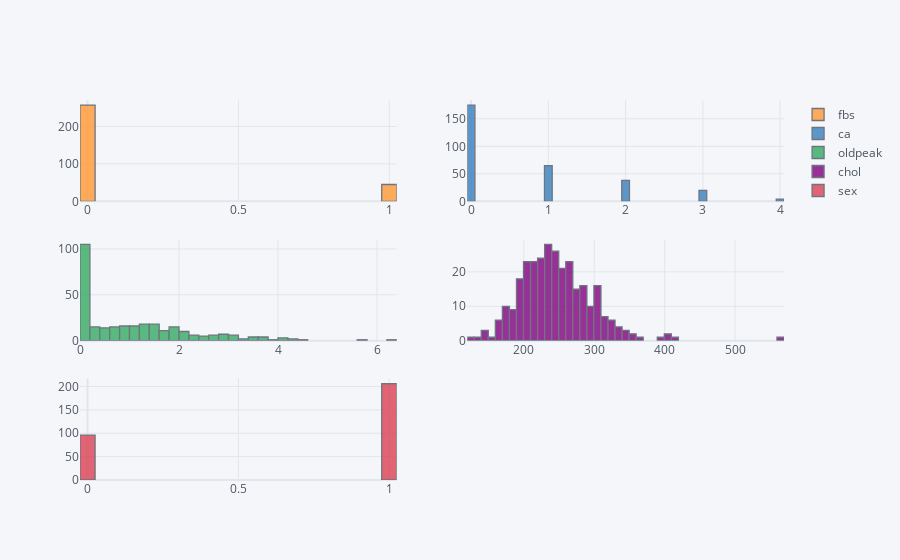

Notebook code cell kept with this figure:
### Code cell
df[skew_cols.index].iplot(kind='histogram',subplots=True,bins=50)

### Figure 1 — Plotly figure (JSON) as saved in the notebook; plotly's stock layout.template omitted (floating-point values rounded to 4 significant figures; data arrays with more than 128 entries replaced by an {"elided": "..."} marker saying what was removed)
{"data": [{"histfunc": "count", "histnorm": "", "marker": {"color": "rgba(255, 153, 51, 1.0)", "line": {"color": "#4D5663", "width": 1.3}}, "name": "fbs", "nbinsx": 50, "opacity": 0.8, "orientation": "v", "x": {"elided": "302 int values"}, "xaxis": "x", "yaxis": "y", "type": "histogram"}, {"histfunc": "count", "histnorm": "", "marker": {"color": "rgba(55, 128, 191, 1.0)", "line": {"color": "#4D5663", "width": 1.3}}, "name": "ca", "nbinsx": 50, "opacity": 0.8, "orientation": "v", "x": {"elided": "302 int values"}, "xaxis": "x2", "yaxis": "y2", "type": "histogram"}, {"histfunc": "count", "histnorm": "", "marker": {"color": "rgba(50, 171, 96, 1.0)", "line": {"color": "#4D5663", "width": 1.3}}, "name": "oldpeak", "nbinsx": 50, "opacity": 0.8, "orientation": "v", "x": {"elided": "302 float values"}, "xaxis": "x3", "yaxis": "y3", "type": "histogram"}, {"histfunc": "count", "histnorm": "", "marker": {"color": "rgba(128, 0, 128, 1.0)", "line": {"color": "#4D5663", "width": 1.3}}, "name": "chol", "nbinsx": 50, "opacity": 0.8, "orientation": "v", "x": {"elided": "302 int values"}, "xaxis": "x4", "yaxis": "y4", "type": "histogram"}, {"histfunc": "count", "histnorm": "", "marker": {"color": "rgba(219, 64, 82, 1.0)", "line": {"color": "#4D5663", "width": 1.3}}, "name": "sex", "nbinsx": 50, "opacity": 0.8, "orientation": "v", "x": {"elided": "302 int values"}, "xaxis": "x5", "yaxis": "y5", "type": "histogram"}], "layout": {"barmode": "overlay", "legend": {"bgcolor": "#F5F6F9", "font": {"color": "#4D5663"}}, "paper_bgcolor": "#F5F6F9", "plot_bgcolor": "#F5F6F9", "title": {"font": {"color": "#4D5663"}}, "xaxis": {"anchor": "y", "domain": [0, 0.45], "gridcolor": "#E1E5ED", "showgrid": true, "tickfont": {"color": "#4D5663"}, "title": {"font": {"color": "#4D5663"}, "text": ""}, "zerolinecolor": "#E1E5ED"}, "yaxis": {"anchor": "x", "domain": [0.7333, 1], "gridcolor": "#E1E5ED", "showgrid": true, "tickfont": {"color": "#4D5663"}, "title": {"font": {"color": "#4D5663"}, "text": ""}, "zerolinecolor": "#E1E5ED"}, "xaxis2": {"anchor": "y2", "domain": [0.55, 1], "gridcolor": "#E1E5ED", "showgrid": true, "tickfont": {"color": "#4D5663"}, "title": {"font": {"color": "#4D5663"}, "text": ""}, "zerolinecolor": "#E1E5ED"}, "yaxis2": {"anchor": "x2", "domain": [0.7333, 1], "gridcolor": "#E1E5ED", "showgrid": true, "tickfont": {"color": "#4D5663"}, "title": {"font": {"color": "#4D5663"}, "text": ""}, "zerolinecolor": "#E1E5ED"}, "xaxis3": {"anchor": "y3", "domain": [0, 0.45], "gridcolor": "#E1E5ED", "showgrid": true, "tickfont": {"color": "#4D5663"}, "title": {"font": {"color": "#4D5663"}, "text": ""}, "zerolinecolor": "#E1E5ED"}, "yaxis3": {"anchor": "x3", "domain": [0.3667, 0.6333], "gridcolor": "#E1E5ED", "showgrid": true, "tickfont": {"color": "#4D5663"}, "title": {"font": {"color": "#4D5663"}, "text": ""}, "zerolinecolor": "#E1E5ED"}, "xaxis4": {"anchor": "y4", "domain": [0.55, 1], "gridcolor": "#E1E5ED", "showgrid": true, "tickfont": {"color": "#4D5663"}, "title": {"font": {"color": "#4D5663"}, "text": ""}, "zerolinecolor": "#E1E5ED"}, "yaxis4": {"anchor": "x4", "domain": [0.3667, 0.6333], "gridcolor": "#E1E5ED", "showgrid": true, "tickfont": {"color": "#4D5663"}, "title": {"font": {"color": "#4D5663"}, "text": ""}, "zerolinecolor": "#E1E5ED"}, "xaxis5": {"anchor": "y5", "domain": [0, 0.45], "gridcolor": "#E1E5ED", "showgrid": true, "tickfont": {"color": "#4D5663"}, "title": {"font": {"color": "#4D5663"}, "text": ""}, "zerolinecolor": "#E1E5ED"}, "yaxis5": {"anchor": "x5", "domain": [0, 0.2667], "gridcolor": "#E1E5ED", "showgrid": true, "tickfont": {"color": "#4D5663"}, "title": {"font": {"color": "#4D5663"}, "text": ""}, "zerolinecolor": "#E1E5ED"}}}
